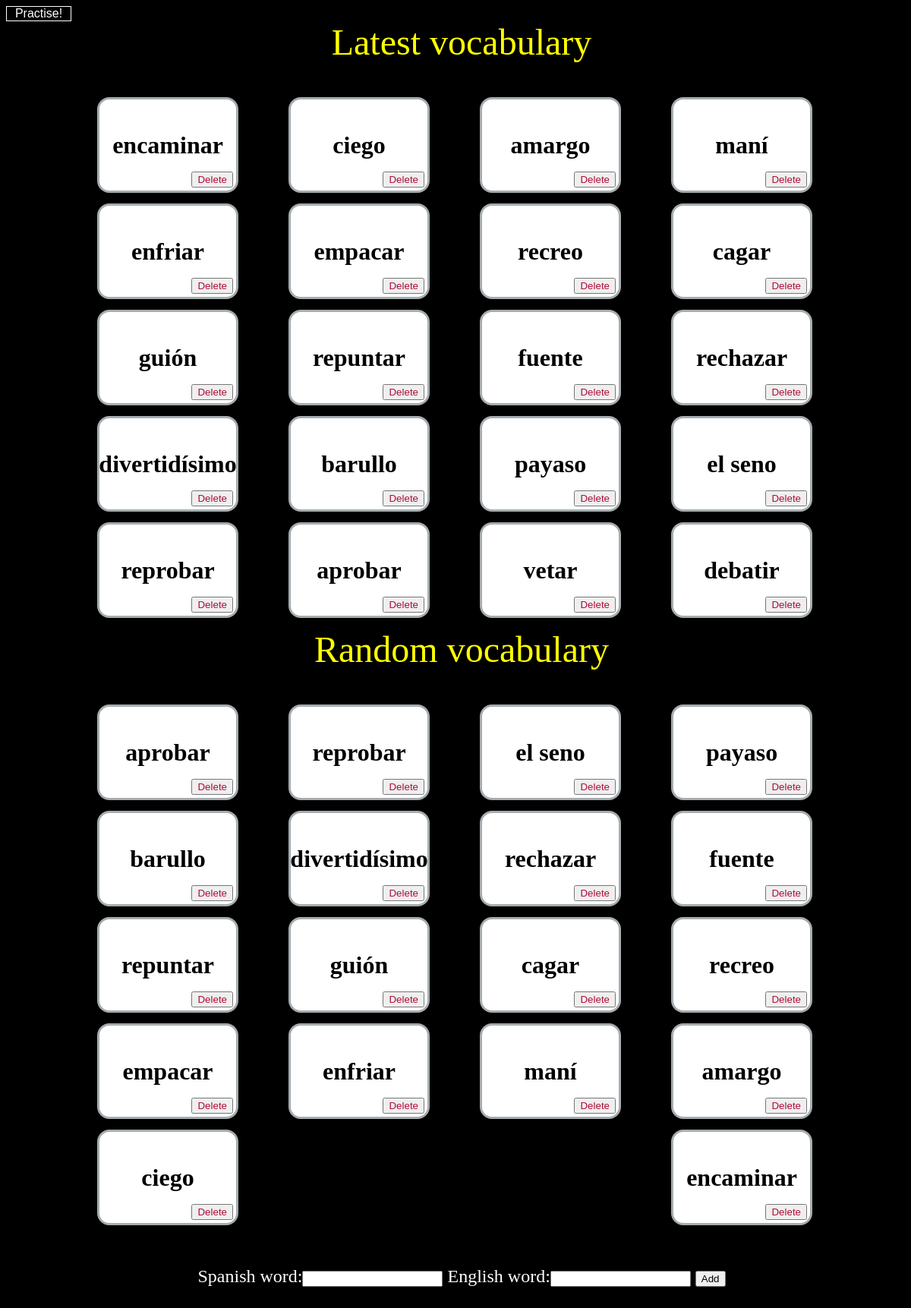
/geniusdennis/, run on the app's committed database.
### geniusdennis/models.py (models this page shows, shortened)
class Spanish(models.Model):
    word_esp = models.CharField(max_length=200)
    pub_date = models.DateTimeField('date added')
    def freshvocab(self):
    	now = timezone.now()
    	return now - datetime.timedelta(days=1) <= self.pub_date <= now
    freshvocab.admin_order_field = 'pub_date'
    freshvocab.boolean = True
    freshvocab.short_description = 'Added recently?'

### geniusdennis/views.py (the view)
# urls.py: path('', views.IndexView.as_view(), name='index'),
class IndexView(generic.ListView):
    template_name = 'geniusdennis/index.html'
    context_object_name = 'latest_spanish_list'
    def get_queryset(self):
	    latest_spanish_list = Spanish.objects.filter(
	        pub_date__lte=timezone.now()
	    ).order_by('-pub_date')[:20]
	    return latest_spanish_list
    def get_context_data(self, **kwargs):
        context = super().get_context_data(**kwargs)
        max_id = Spanish.objects.order_by('-id')[0].id
        random_id = random.randint(1, max_id + 1)
        random_spanish = Spanish.objects.filter(id__gte=random_id)[:20]
        context['random_spanish_list'] = random_spanish
        return context

### geniusdennis/templates/geniusdennis/index.html
{% load static %}
<link rel="stylesheet" type="text/css" href="{% static 'geniusdennis/style.css' %}">
<div style="width: 7vw; border: white solid 0.1em; text-align: center;">
	<a style="color: white; text-decoration: none; font-family: Gill Sans, sans-serif;" href="{% url 'geniusdennis:quiz' %}">Practise!</a>
</div>
{% if latest_spanish_list %}
<div class="flexcontainer">
	<div class="sectiontitle">Latest vocabulary
	</div>
    {% for spanish in latest_spanish_list %}
    <div class="card">
	    <div class="cardinner" onclick="this.classList.toggle('flipped');">
	    	<div class="cardfront">
	        	<a href="{% url 'geniusdennis:detail' spanish.id %}">{{ spanish.word_esp }}</a>
		        	<form action="/deleteword/{{spanish.id}}/" method="post">{% csrf_token %}
					<input type="submit" value="Delete" id="delete" />
					</form>
			</div>
			{% for english in spanish.english_set.all %}
			<div class="cardback">
				<p>{{ english.word_eng}}</p>
			</div>
			{% endfor %}
		</div>
	</div>
    {% endfor %}
</div>
{% else %}
    <p style="color: white;">No Spanish words are available.</p>
{% endif %}
{% if random_spanish_list %}
<div class="flexcontainer">
	<div class="sectiontitle">Random vocabulary
	</div>
    {% for spanish in random_spanish_list %}
    <div class="card">
	    <div class="cardinner" onclick="this.classList.toggle('flipped');">
	    	<div class="cardfront">
	        	<a href="{% url 'geniusdennis:detail' spanish.id %}">{{ spanish.word_esp }}</a>
	        	<form action="/deleteword/{{spanish.id}}/" method="post">{% csrf_token %}
				<input type="submit" value="Delete" id="delete" />
				</form>
			</div>
			{% for english in spanish.english_set.all %}
			<div class="cardback">
				<p>{{ english.word_eng}}</p>
			</div>
			{% endfor %}
		</div>
	</div>
    {% endfor %}
</div>
{% else %}
    <p style="color: white;">No Spanish words are available.</p>
{% endif %}
<div style="width: 100vw; display: flex; justify-content: center;">
	<div class="newword_input">
		<form action="/addword/" method="post">{% csrf_token %}
			<label for="esp">Spanish word:</label><input type="text" name="word_esp" required/>
			<label for="eng">English word:</label><input type="text" name="word_eng" required/>
			<input type="submit" value="Add"/>
		</form>
	</div>
</div>

### geniusdennis/static/geniusdennis/style.css (style rules this page uses)
.flexcontainer { height: 100vh; width: 80vw; margin: auto; display: flex; justify-content: space-between; flex-wrap: wrap; }
.card { width: 17vw; height: 15vh; perspective: 1000px; }
.cardinner { position: relative; width: 15vw; height: 15vh; text-align: center; transition: transform 0.8s; transform-style: preserve-3d; cursor: pointer; }
.cardfront, .cardback { display: flex; justify-content: center; align-items: center; position: absolute; width: 15vw; height: 15vh; font-weight: bold; background-color: white; border: solid #A6ACAF; border-radius: 1em; -webkit-backface-visibility: hidden; backface-visibility: hidden; }
.cardfront a, .cardback a { font-size: 2em; align-items: center; color: black; text-decoration: none; }
.cardback { color: #0CAF4A; font-weight: 1500; font-size: 2em; border: solid #A6ACAF 0.2em; background-color: white; transform: rotateY(180deg); }
.newword_input { margin: 5vh; color: white; font-size: 1.5em; }
.sectiontitle { color: yellow; height: 10vh; width: 100%; text-align: center; font-size: 3em; }
#delete { position: absolute; color: #AC0D38; right: 0.3em; bottom: 0.3em; text-decoration: none; backface-visibility: hidden; }

### data on the page
Spanish: word_esp "encaminar"
Spanish: word_esp "ciego"
Spanish: word_esp "amargo"
Spanish: word_esp "maní"
Spanish: word_esp "enfriar"
Spanish: word_esp "empacar"
Spanish: word_esp "recreo"
Spanish: word_esp "cagar"
Spanish: word_esp "guión"
Spanish: word_esp "repuntar"
Spanish: word_esp "fuente"
Spanish: word_esp "rechazar"
Spanish: word_esp "divertidísimo"
Spanish: word_esp "barullo"
Spanish: word_esp "payaso"
Spanish: word_esp "el seno"
Spanish: word_esp "reprobar"
Spanish: word_esp "aprobar"
Spanish: word_esp "vetar"
Spanish: word_esp "debatir"
